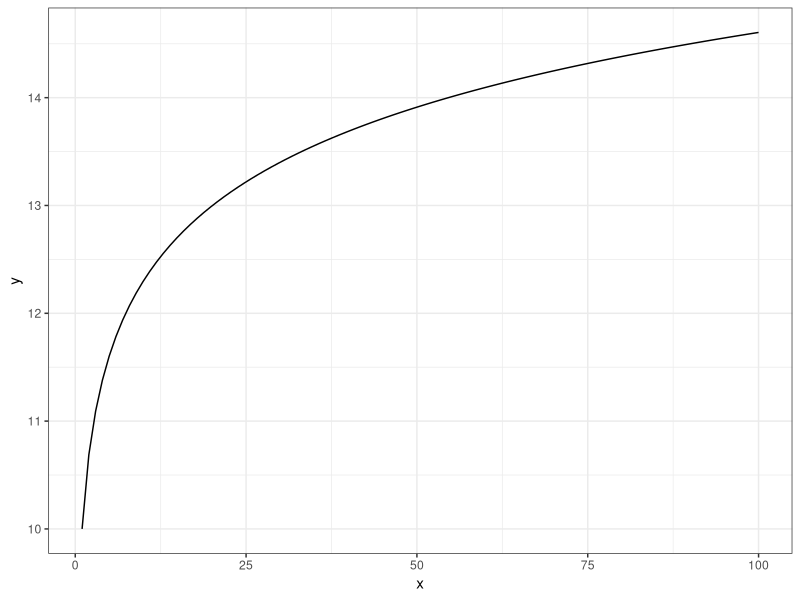
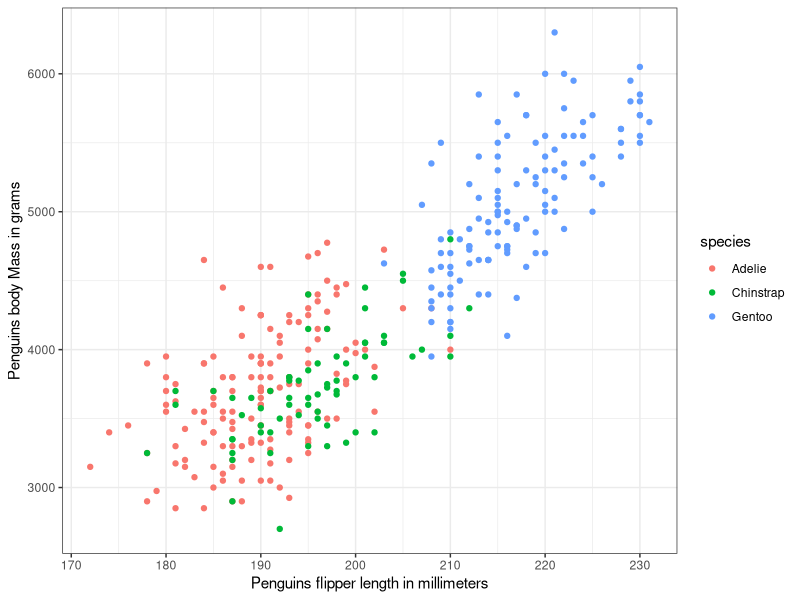

These charts were generated, in order, by the following R code:
## ---- chunk 1
library(tidyverse)
library(palmerpenguins)
## ---- chunk 2
fx= function(x){
  log(x)+ 10
}

ggplot(data.frame(x= c(1, 100)), aes(x))+
  geom_function(fun=fx)+
  theme_bw()
## ---- chunk 3
fxyz= expression(2*x*y + 3*(x^2*z^3))
dfdy= D(fxyz, "y")
dfdy
## ---- chunk 4
data= penguins
ggplot(data, aes(body_mass_g, flipper_length_mm))+
  geom_point(aes(col=species))+
  theme_bw()+
  xlab("Penguins body Mass in grams")+
  ylab( "Penguins flipper length in millimeters")+
  coord_flip()
